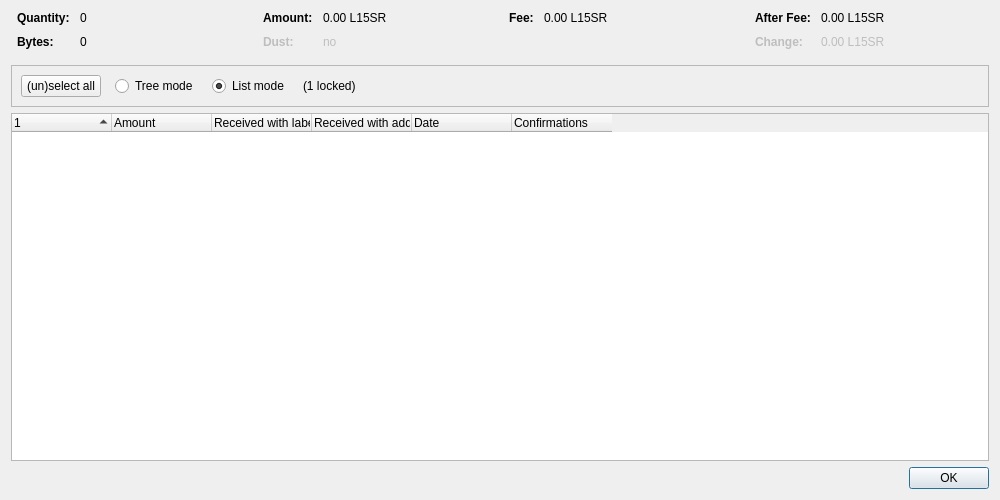
<?xml version="1.0" encoding="UTF-8"?>
<ui version="4.0">
 <class>CoinControlDialog</class>
 <widget class="QDialog" name="CoinControlDialog">
  <property name="geometry">
   <rect>
    <x>0</x>
    <y>0</y>
    <width>1000</width>
    <height>500</height>
   </rect>
  </property>
  <property name="windowTitle">
   <string>Coin Selection</string>
  </property>
  <layout class="QVBoxLayout" name="verticalLayout">
   <item>
    <layout class="QHBoxLayout" name="horizontalLayoutTop" stretch="0,0,0,0">
     <property name="topMargin">
      <number>0</number>
     </property>
     <property name="bottomMargin">
      <number>10</number>
     </property>
     <item>
      <layout class="QFormLayout" name="formLayoutCoinControl1">
       <property name="horizontalSpacing">
        <number>10</number>
       </property>
       <property name="verticalSpacing">
        <number>10</number>
       </property>
       <property name="leftMargin">
        <number>6</number>
       </property>
       <property name="rightMargin">
        <number>6</number>
       </property>
       <item row="0" column="0">
        <widget class="QLabel" name="labelCoinControlQuantityText">
         <property name="font">
          <font>
           <weight>75</weight>
           <bold>true</bold>
          </font>
         </property>
         <property name="text">
          <string>Quantity:</string>
         </property>
        </widget>
       </item>
       <item row="0" column="1">
        <widget class="QLabel" name="labelCoinControlQuantity">
         <property name="cursor">
          <cursorShape>IBeamCursor</cursorShape>
         </property>
         <property name="contextMenuPolicy">
          <enum>Qt::ActionsContextMenu</enum>
         </property>
         <property name="text">
          <string notr="true">0</string>
         </property>
         <property name="textInteractionFlags">
          <set>Qt::LinksAccessibleByMouse|Qt::TextSelectableByKeyboard|Qt::TextSelectableByMouse</set>
         </property>
        </widget>
       </item>
       <item row="1" column="0">
        <widget class="QLabel" name="labelCoinControlBytesText">
         <property name="font">
          <font>
           <weight>75</weight>
           <bold>true</bold>
          </font>
         </property>
         <property name="text">
          <string>Bytes:</string>
         </property>
        </widget>
       </item>
       <item row="1" column="1">
        <widget class="QLabel" name="labelCoinControlBytes">
         <property name="cursor">
          <cursorShape>IBeamCursor</cursorShape>
         </property>
         <property name="contextMenuPolicy">
          <enum>Qt::ActionsContextMenu</enum>
         </property>
         <property name="text">
          <string notr="true">0</string>
         </property>
         <property name="textInteractionFlags">
          <set>Qt::LinksAccessibleByMouse|Qt::TextSelectableByKeyboard|Qt::TextSelectableByMouse</set>
         </property>
        </widget>
       </item>
      </layout>
     </item>
     <item>
      <layout class="QFormLayout" name="formLayoutCoinControl2">
       <property name="horizontalSpacing">
        <number>10</number>
       </property>
       <property name="verticalSpacing">
        <number>10</number>
       </property>
       <property name="leftMargin">
        <number>6</number>
       </property>
       <property name="rightMargin">
        <number>6</number>
       </property>
       <item row="0" column="0">
        <widget class="QLabel" name="labelCoinControlAmountText">
         <property name="font">
          <font>
           <weight>75</weight>
           <bold>true</bold>
          </font>
         </property>
         <property name="text">
          <string>Amount:</string>
         </property>
        </widget>
       </item>
       <item row="0" column="1">
        <widget class="QLabel" name="labelCoinControlAmount">
         <property name="cursor">
          <cursorShape>IBeamCursor</cursorShape>
         </property>
         <property name="contextMenuPolicy">
          <enum>Qt::ActionsContextMenu</enum>
         </property>
         <property name="text">
          <string notr="true">0.00 L15SR</string>
         </property>
         <property name="textInteractionFlags">
          <set>Qt::LinksAccessibleByMouse|Qt::TextSelectableByKeyboard|Qt::TextSelectableByMouse</set>
         </property>
        </widget>
       </item>
       <item row="1" column="0">
        <widget class="QLabel" name="labelCoinControlLowOutputText">
         <property name="enabled">
          <bool>false</bool>
         </property>
         <property name="font">
          <font>
           <weight>75</weight>
           <bold>true</bold>
          </font>
         </property>
         <property name="text">
          <string>Dust:</string>
         </property>
        </widget>
       </item>
       <item row="1" column="1">
        <widget class="QLabel" name="labelCoinControlLowOutput">
         <property name="enabled">
          <bool>false</bool>
         </property>
         <property name="cursor">
          <cursorShape>IBeamCursor</cursorShape>
         </property>
         <property name="contextMenuPolicy">
          <enum>Qt::ActionsContextMenu</enum>
         </property>
         <property name="text">
          <string notr="true">no</string>
         </property>
         <property name="textInteractionFlags">
          <set>Qt::LinksAccessibleByMouse|Qt::TextSelectableByKeyboard|Qt::TextSelectableByMouse</set>
         </property>
        </widget>
       </item>
      </layout>
     </item>
     <item>
      <layout class="QFormLayout" name="formLayoutCoinControl3">
       <property name="horizontalSpacing">
        <number>10</number>
       </property>
       <property name="verticalSpacing">
        <number>10</number>
       </property>
       <property name="leftMargin">
        <number>6</number>
       </property>
       <property name="rightMargin">
        <number>6</number>
       </property>
       <item row="0" column="0">
        <widget class="QLabel" name="labelCoinControlFeeText">
         <property name="font">
          <font>
           <weight>75</weight>
           <bold>true</bold>
          </font>
         </property>
         <property name="text">
          <string>Fee:</string>
         </property>
        </widget>
       </item>
       <item row="0" column="1">
        <widget class="QLabel" name="labelCoinControlFee">
         <property name="cursor">
          <cursorShape>IBeamCursor</cursorShape>
         </property>
         <property name="contextMenuPolicy">
          <enum>Qt::ActionsContextMenu</enum>
         </property>
         <property name="text">
          <string notr="true">0.00 L15SR</string>
         </property>
         <property name="textInteractionFlags">
          <set>Qt::LinksAccessibleByMouse|Qt::TextSelectableByKeyboard|Qt::TextSelectableByMouse</set>
         </property>
        </widget>
       </item>
      </layout>
     </item>
     <item>
      <layout class="QFormLayout" name="formLayoutCoinControl4">
       <property name="horizontalSpacing">
        <number>10</number>
       </property>
       <property name="verticalSpacing">
        <number>10</number>
       </property>
       <property name="leftMargin">
        <number>6</number>
       </property>
       <property name="rightMargin">
        <number>6</number>
       </property>
       <item row="0" column="0">
        <widget class="QLabel" name="labelCoinControlAfterFeeText">
         <property name="font">
          <font>
           <weight>75</weight>
           <bold>true</bold>
          </font>
         </property>
         <property name="text">
          <string>After Fee:</string>
         </property>
        </widget>
       </item>
       <item row="0" column="1">
        <widget class="QLabel" name="labelCoinControlAfterFee">
         <property name="cursor">
          <cursorShape>IBeamCursor</cursorShape>
         </property>
         <property name="contextMenuPolicy">
          <enum>Qt::ActionsContextMenu</enum>
         </property>
         <property name="text">
          <string notr="true">0.00 L15SR</string>
         </property>
         <property name="textInteractionFlags">
          <set>Qt::LinksAccessibleByMouse|Qt::TextSelectableByKeyboard|Qt::TextSelectableByMouse</set>
         </property>
        </widget>
       </item>
       <item row="1" column="0">
        <widget class="QLabel" name="labelCoinControlChangeText">
         <property name="enabled">
          <bool>false</bool>
         </property>
         <property name="font">
          <font>
           <weight>75</weight>
           <bold>true</bold>
          </font>
         </property>
         <property name="text">
          <string>Change:</string>
         </property>
        </widget>
       </item>
       <item row="1" column="1">
        <widget class="QLabel" name="labelCoinControlChange">
         <property name="enabled">
          <bool>false</bool>
         </property>
         <property name="cursor">
          <cursorShape>IBeamCursor</cursorShape>
         </property>
         <property name="contextMenuPolicy">
          <enum>Qt::ActionsContextMenu</enum>
         </property>
         <property name="text">
          <string notr="true">0.00 L15SR</string>
         </property>
         <property name="textInteractionFlags">
          <set>Qt::LinksAccessibleByMouse|Qt::TextSelectableByKeyboard|Qt::TextSelectableByMouse</set>
         </property>
        </widget>
       </item>
      </layout>
     </item>
    </layout>
   </item>
   <item>
    <widget class="QFrame" name="frame">
     <property name="minimumSize">
      <size>
       <width>0</width>
       <height>40</height>
      </size>
     </property>
     <property name="frameShape">
      <enum>QFrame::StyledPanel</enum>
     </property>
     <property name="frameShadow">
      <enum>QFrame::Sunken</enum>
     </property>
     <layout class="QHBoxLayout" name="horizontalLayout">
      <item>
       <layout class="QHBoxLayout" name="horizontalLayoutPanel" stretch="0,0,0,0,0">
        <property name="spacing">
         <number>14</number>
        </property>
        <item>
         <widget class="QPushButton" name="pushButtonSelectAll">
          <property name="sizePolicy">
           <sizepolicy hsizetype="Maximum" vsizetype="Fixed">
            <horstretch>0</horstretch>
            <verstretch>0</verstretch>
           </sizepolicy>
          </property>
          <property name="text">
           <string>(un)select all</string>
          </property>
          <property name="autoDefault">
           <bool>false</bool>
          </property>
         </widget>
        </item>
        <item>
         <widget class="QRadioButton" name="radioTreeMode">
          <property name="sizePolicy">
           <sizepolicy hsizetype="Maximum" vsizetype="Fixed">
            <horstretch>0</horstretch>
            <verstretch>0</verstretch>
           </sizepolicy>
          </property>
          <property name="text">
           <string>Tree mode</string>
          </property>
         </widget>
        </item>
        <item>
         <widget class="QRadioButton" name="radioListMode">
          <property name="sizePolicy">
           <sizepolicy hsizetype="Maximum" vsizetype="Fixed">
            <horstretch>0</horstretch>
            <verstretch>0</verstretch>
           </sizepolicy>
          </property>
          <property name="text">
           <string>List mode</string>
          </property>
          <property name="checked">
           <bool>true</bool>
          </property>
         </widget>
        </item>
        <item>
         <widget class="QLabel" name="labelLocked">
          <property name="text">
           <string notr="true">(1 locked)</string>
          </property>
         </widget>
        </item>
        <item>
         <spacer name="horizontalSpacer">
          <property name="orientation">
           <enum>Qt::Horizontal</enum>
          </property>
          <property name="sizeHint" stdset="0">
           <size>
            <width>40</width>
            <height>20</height>
           </size>
          </property>
         </spacer>
        </item>
       </layout>
      </item>
     </layout>
    </widget>
   </item>
   <item>
    <widget class="CoinControlTreeWidget" name="treeWidget">
     <property name="contextMenuPolicy">
      <enum>Qt::CustomContextMenu</enum>
     </property>
     <property name="sortingEnabled">
      <bool>false</bool>
     </property>
     <property name="columnCount">
      <number>6</number>
     </property>
     <attribute name="headerShowSortIndicator" stdset="0">
      <bool>true</bool>
     </attribute>
     <attribute name="headerStretchLastSection">
      <bool>false</bool>
     </attribute>
     <column>
      <property name="text">
       <string/>
      </property>
     </column>
     <column>
      <property name="text">
       <string>Amount</string>
      </property>
     </column>
     <column>
      <property name="text">
       <string>Received with label</string>
      </property>
     </column>
     <column>
      <property name="text">
       <string>Received with address</string>
      </property>
     </column>
     <column>
      <property name="text">
       <string>Date</string>
      </property>
     </column>
     <column>
      <property name="text">
       <string>Confirmations</string>
      </property>
      <property name="toolTip">
       <string>Confirmed</string>
      </property>
     </column>
     <column>
      <property name="text">
       <string/>
      </property>
     </column>
     <column>
      <property name="text">
       <string/>
      </property>
     </column>
     <column>
      <property name="text">
       <string/>
      </property>
     </column>
     <column>
      <property name="text">
       <string/>
      </property>
     </column>
    </widget>
   </item>
   <item>
    <widget class="QDialogButtonBox" name="buttonBox">
     <property name="orientation">
      <enum>Qt::Horizontal</enum>
     </property>
     <property name="standardButtons">
      <set>QDialogButtonBox::Ok</set>
     </property>
    </widget>
   </item>
  </layout>
 </widget>
 <customwidgets>
  <customwidget>
   <class>CoinControlTreeWidget</class>
   <extends>QTreeWidget</extends>
   <header>qt/coincontroltreewidget.h</header>
  </customwidget>
 </customwidgets>
 <resources/>
 <connections/>
</ui>
